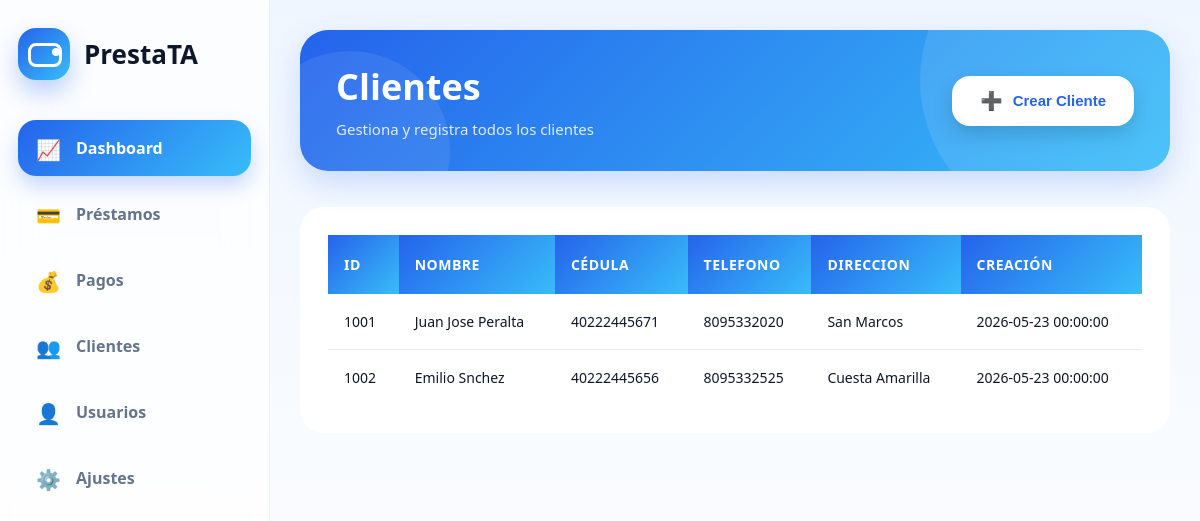
The page /cliente on the database as committed earlier.
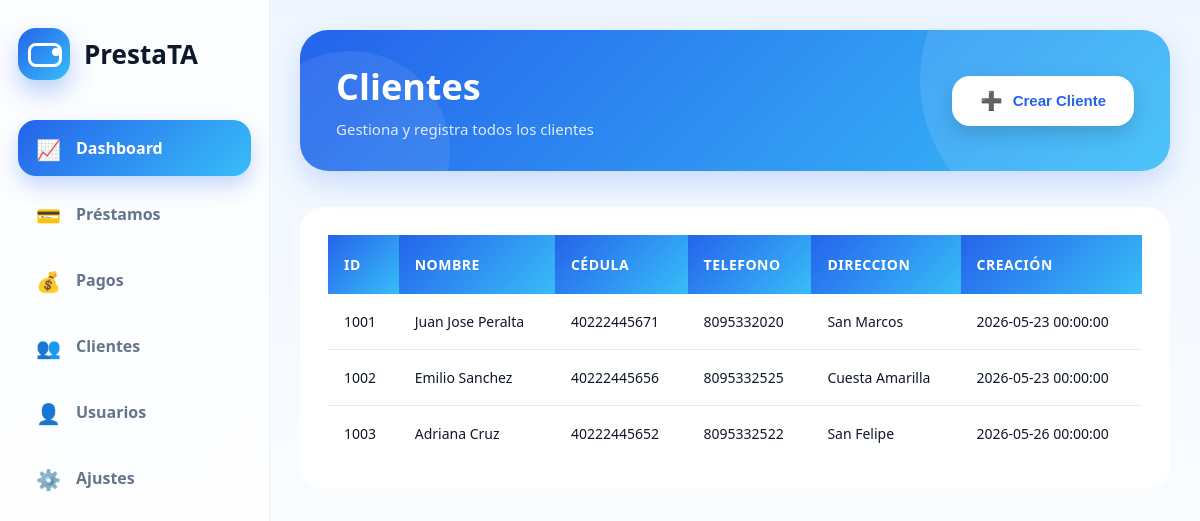
The same page on the database as committed later.
### app/models.py (models this page shows)
class Clientes(db.Model):
    __tablename__ = 'Clientes'
    id = db.Column(db.Integer, autoincrement=True, primary_key=True)
    nombre = db.Column(db.String(100))
    cedula = db.Column(db.Integer, unique=True)
    telefono = db.Column(db.Integer, unique=True)
    direccion = db.Column(db.String(100))
    creacion = db.Column(db.DateTime)
    user_id = db.Column(db.Integer, db.ForeignKey('Usuarios.id'), nullable=False)

### app/route.py (the view, shortened to what this page needs)
@main.route('/cliente', methods=['GET', 'POST'])
def cliente():
    clientes = Clientes.query.all()
    return render_template('cliente.html', clientes=clientes)

### app/templates/cliente.html (shortened to what this page needs)
{% extends 'layout.html'%}
{% block content %}
<header class="header">
    <div class="header-content">
        <div class="header-title">
            <h1>Clientes</h1>
            <p class="header-subtitle">Gestiona y registra todos los clientes</p>
        </div>
        <button class="header-btn" onclick="">
            <span class="btn-icon">➕</span> Crear Cliente
        </button>
    </div>
</header>
<div class="table-container">
    <table class="table">
        <thead class="table-head">
            <tr>
                <th>id</th>
                <th>Nombre</th>
                <th>Cédula</th>
                <th>Telefono</th>
                <th>Direccion</th>
                <th>Creación</th>
            </tr>
        </thead>
        <tbody class="table-body">
            {% for cliente in clientes %}
            <tr>
                <td>{{ cliente.id }}</td>
                <td>{{ cliente.nombre }}</td>
                <td>{{ cliente.cedula }}</td>
                <td>{{ cliente.telefono }}</td>
                <td>{{ cliente.direccion }}</td>
                <td>{{ cliente.creacion }}</td>
            </tr>
            {% endfor %}
        </tbody>
    </table>
</div>
{% endblock %}

### app/templates/layout.html (shortened to what this page needs)
<!DOCTYPE html>
<html lang="en">
<head>
    <link rel="stylesheet" href="{{url_for('static', filename='css/style.css')}}">
</head>
<body>
    <div class="dashboard">
    <aside class="sidebar">
        <div class="logo">
            <div class="logo-icon"></div>
            <h1>PrestaTA</h1>
        </div>
        <nav class="sidebar-nav">
            <a href="{{url_for('main.dashboard')}}" class="nav-item active">
                <div class="icon home">📈</div>
                Dashboard
            </a>
            <a href="{{url_for('main.prestamo')}}" class="nav-item">
                <div class="icon money">💳</div>
                Préstamos
            </a>
            <a href="{{url_for('main.pago')}}" class="nav-item">
                <div class="icon users">💰</div>
                Pagos
            </a>
             <a href="{{url_for('main.cliente')}}" class="nav-item">
                <div class="icon users">👥</div>
                Clientes
            </a>
             <a href="{{url_for('main.usuario')}}" class="nav-item">
                <div class="icon users">👤</div>
                Usuarios
            </a>
            <a href="{{url_for('main.config')}}" class="nav-item">
                <div class="icon settings">⚙️</div>
                Ajustes
            </a>
        </nav>
    </aside>
    <main class="main">
        {% block content %}{% endblock %}
    </main>
</div>
</body>
</html>

### app/static/css/style.css (style rules this page uses)
* { margin:0; padding:0; box-sizing:border-box; }
:root { --primary:#2563eb; --primary-light:#38bdf8; --bg:#f1f5f9; --card:#ffffff; --text:#0f172a; --muted:#64748b; --success:#16a34a; --shadow: 0 10px 30px rgba(15,23,42,.08) --radius:28px; }
body { font-family: system-ui, sans-serif; background: linear-gradient(180deg,#eff6ff,#ffffff); color:var(--text); min-height:100vh; }
.dashboard { display:grid; grid-template-columns: 270px 1fr; min-height:100vh; }
.sidebar { background:rgba(255,255,255,.75); backdrop-filter:blur(20px); border-right: 1px solid rgba(148,163,184,.15); padding:28px 18px; position:sticky; top:0; height:100vh; }
.logo { display:flex; align-items:center; gap:14px; margin-bottom:40px; }
.logo-icon { width:52px; height:52px; border-radius:18px; background:linear-gradient(135deg, var(--primary), var(--primary-light)); position:relative; box-shadow: 0 12px 25px rgba(37,99,235,.3); }
.logo-icon::before { content:" "; position:absolute; width:28px; height:18px; border: 3px solid white; border-radius:8px; top:15px; left:10px; }
.logo-icon::after { content:""; position:absolute; width:8px; height:8px; border-radius:50%; background:white; right:10px; top:20px; }
.logo h1 { font-size:26px; font-weight:800; }
.sidebar-nav { display:flex; flex-direction:column; gap:10px; }
.nav-item { display:flex; align-items:center; gap:16px; padding:16px 18px; border-radius:18px; text-decoration:none; color:var(--muted); font-weight:600; transition:.3s; }
.nav-item.active { background: linear-gradient(135deg, var(--primary), var(--primary-light)); color:white; box-shadow: 0 10px 20px rgba(37,99,235,.25); }
.icon { font-size: 20px; width:24px; height:24px; position:relative; flex-shrink:0; }
.main { padding:30px; }
.header { background: linear-gradient(135deg, var(--primary), var(--primary-light)); border-radius: 28px; padding: 32px 36px; margin-bottom: 36px; box-shadow: 0 12px 30px rgba(37,99,235,.2); position: relative; overflow: hidden; }
.header::before { content: ""; position: absolute; width: 300px; height: 300px; border-radius: 50%; background: rgba(255,255,255,.1); top: -100px; right: -50px; }
.header::after { content: ""; position: absolute; width: 200px; height: 200px; border-radius: 50%; background: rgba(255,255,255,.08); bottom: -80px; left: -50px; }
.header-content { display: flex; justify-content: space-between; align-items: center; position: relative; z-index: 1; }
.header-title h1 { font-size: 36px; font-weight: 800; color: white; margin-bottom: 8px; }
.header-subtitle { color: rgba(255,255,255,.85); font-size: 15px; font-weight: 500; }
.header-btn { background: white; color: var(--primary); border: none; padding: 14px 28px; border-radius: 18px; font-weight: 700; cursor: pointer; transition: all .3s ease; display: flex; align-items: center; gap: 10px; box-shadow: 0 8px 20px rgba(0,0,0,.15); font-size: 15px; }
.btn-icon { font-size: 18px; }
.table-container { background: var(--card); border-radius: 24px; padding: 28px; box-shadow: var(--shadow); overflow: hidden; }
.table { width: 100%; border-collapse: collapse; margin: 0; }
.table-head th { background: linear-gradient(135deg, var(--primary), var(--primary-light)); color: white; padding: 20px 16px; text-align: left; font-weight: 700; font-size: 14px; letter-spacing: .5px; text-transform: uppercase; border: none; }
.table-body tr { border-bottom: 1px solid rgba(15,23,42,.08); transition: all .2s ease; }
.table-body tr:last-child { border-bottom: none; }
.table-body td { padding: 18px 16px; color: var(--text); font-size: 14px; }

Rows that differ between the two databases and show on the page:
changed Clientes "Cuesta Amarilla": nombre "Emilio Snchez" → "Emilio Sanchez"
added Clientes: id "1003", nombre "Adriana Cruz", cedula "40222445652", telefono "8095332522", direccion "San Felipe", creacion "2026-05-26 00:00:00"
